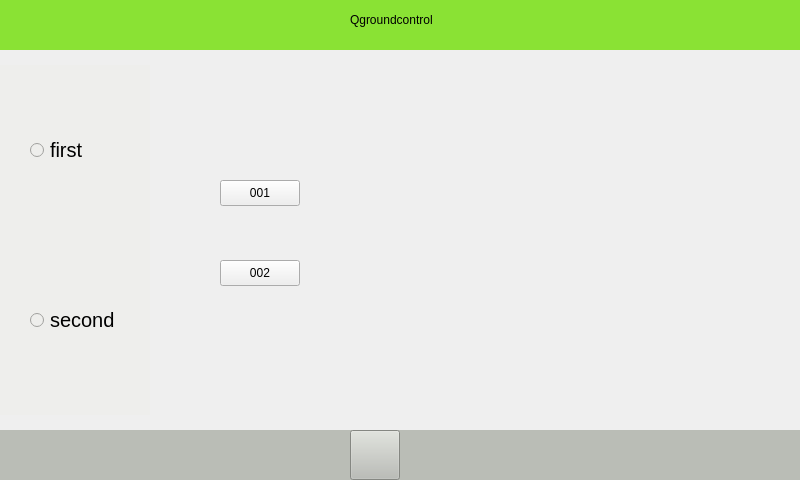
<?xml version="1.0" encoding="UTF-8"?>
<ui version="4.0">
 <class>Widget</class>
 <widget class="QWidget" name="Widget">
  <property name="geometry">
   <rect>
    <x>0</x>
    <y>0</y>
    <width>800</width>
    <height>480</height>
   </rect>
  </property>
  <property name="windowTitle">
   <string>Widget</string>
  </property>
  <widget class="QWidget" name="widget" native="true">
   <property name="geometry">
    <rect>
     <x>0</x>
     <y>0</y>
     <width>800</width>
     <height>50</height>
    </rect>
   </property>
   <property name="styleSheet">
    <string notr="true">QWidget{background-color: rgb(138, 226, 52)}</string>
   </property>
   <widget class="QLabel" name="label">
    <property name="geometry">
     <rect>
      <x>350</x>
      <y>10</y>
      <width>131</width>
      <height>20</height>
     </rect>
    </property>
    <property name="text">
     <string>Qgroundcontrol</string>
    </property>
   </widget>
  </widget>
  <widget class="QWidget" name="widget_2" native="true">
   <property name="geometry">
    <rect>
     <x>0</x>
     <y>430</y>
     <width>800</width>
     <height>50</height>
    </rect>
   </property>
   <property name="styleSheet">
    <string notr="true">QWidget{background-color:rgb(186, 189, 182)}</string>
   </property>
   <widget class="QPushButton" name="pushButton_2">
    <property name="geometry">
     <rect>
      <x>350</x>
      <y>0</y>
      <width>50</width>
      <height>50</height>
     </rect>
    </property>
    <property name="text">
     <string/>
    </property>
    <property name="checkable">
     <bool>true</bool>
    </property>
   </widget>
  </widget>
  <widget class="QWidget" name="widget_3" native="true">
   <property name="geometry">
    <rect>
     <x>0</x>
     <y>65</y>
     <width>150</width>
     <height>350</height>
    </rect>
   </property>
   <property name="styleSheet">
    <string notr="true">QWidget{background-color:rgb(238, 238, 236)}</string>
   </property>
   <widget class="QRadioButton" name="radioButton">
    <property name="geometry">
     <rect>
      <x>30</x>
      <y>60</y>
      <width>102</width>
      <height>50</height>
     </rect>
    </property>
    <property name="font">
     <font>
      <pointsize>15</pointsize>
     </font>
    </property>
    <property name="text">
     <string>first</string>
    </property>
   </widget>
   <widget class="QRadioButton" name="radioButton_2">
    <property name="geometry">
     <rect>
      <x>30</x>
      <y>230</y>
      <width>102</width>
      <height>50</height>
     </rect>
    </property>
    <property name="font">
     <font>
      <pointsize>15</pointsize>
     </font>
    </property>
    <property name="text">
     <string>second</string>
    </property>
   </widget>
  </widget>
  <widget class="QPushButton" name="pushButton">
   <property name="geometry">
    <rect>
     <x>220</x>
     <y>180</y>
     <width>80</width>
     <height>26</height>
    </rect>
   </property>
   <property name="text">
    <string>001</string>
   </property>
   <property name="checkable">
    <bool>true</bool>
   </property>
   <attribute name="buttonGroup">
    <string notr="true">buttonGroup</string>
   </attribute>
  </widget>
  <widget class="QPushButton" name="pushButton_3">
   <property name="geometry">
    <rect>
     <x>220</x>
     <y>260</y>
     <width>80</width>
     <height>26</height>
    </rect>
   </property>
   <property name="text">
    <string>002</string>
   </property>
   <property name="checkable">
    <bool>true</bool>
   </property>
   <attribute name="buttonGroup">
    <string notr="true">buttonGroup</string>
   </attribute>
  </widget>
  <zorder>widget_3</zorder>
  <zorder>widget</zorder>
  <zorder>widget_2</zorder>
  <zorder>pushButton</zorder>
  <zorder>pushButton_3</zorder>
 </widget>
 <resources/>
 <connections/>
 <buttongroups>
  <buttongroup name="buttonGroup">
   <property name="exclusive">
    <bool>true</bool>
   </property>
  </buttongroup>
 </buttongroups>
</ui>
